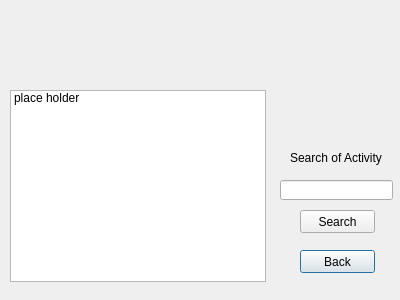
<?xml version="1.0" encoding="UTF-8"?>
<ui version="4.0">
 <class>ActivitySearch</class>
 <widget class="QDialog" name="ActivitySearch">
  <property name="geometry">
   <rect>
    <x>0</x>
    <y>0</y>
    <width>400</width>
    <height>300</height>
   </rect>
  </property>
  <property name="windowTitle">
   <string>Dialog</string>
  </property>
  <widget class="QLabel" name="label">
   <property name="geometry">
    <rect>
     <x>290</x>
     <y>150</y>
     <width>141</width>
     <height>16</height>
    </rect>
   </property>
   <property name="text">
    <string>Search of Activity</string>
   </property>
  </widget>
  <widget class="QListWidget" name="listWidget">
   <property name="geometry">
    <rect>
     <x>10</x>
     <y>90</y>
     <width>256</width>
     <height>192</height>
    </rect>
   </property>
   <item>
    <property name="text">
     <string>place holder</string>
    </property>
   </item>
  </widget>
  <widget class="QLineEdit" name="lineEdit">
   <property name="geometry">
    <rect>
     <x>280</x>
     <y>180</y>
     <width>113</width>
     <height>20</height>
    </rect>
   </property>
  </widget>
  <widget class="QPushButton" name="back">
   <property name="geometry">
    <rect>
     <x>300</x>
     <y>250</y>
     <width>75</width>
     <height>23</height>
    </rect>
   </property>
   <property name="text">
    <string>Back</string>
   </property>
  </widget>
  <widget class="QPushButton" name="Search">
   <property name="geometry">
    <rect>
     <x>300</x>
     <y>210</y>
     <width>75</width>
     <height>23</height>
    </rect>
   </property>
   <property name="text">
    <string>Search</string>
   </property>
  </widget>
 </widget>
 <resources/>
 <connections/>
</ui>
